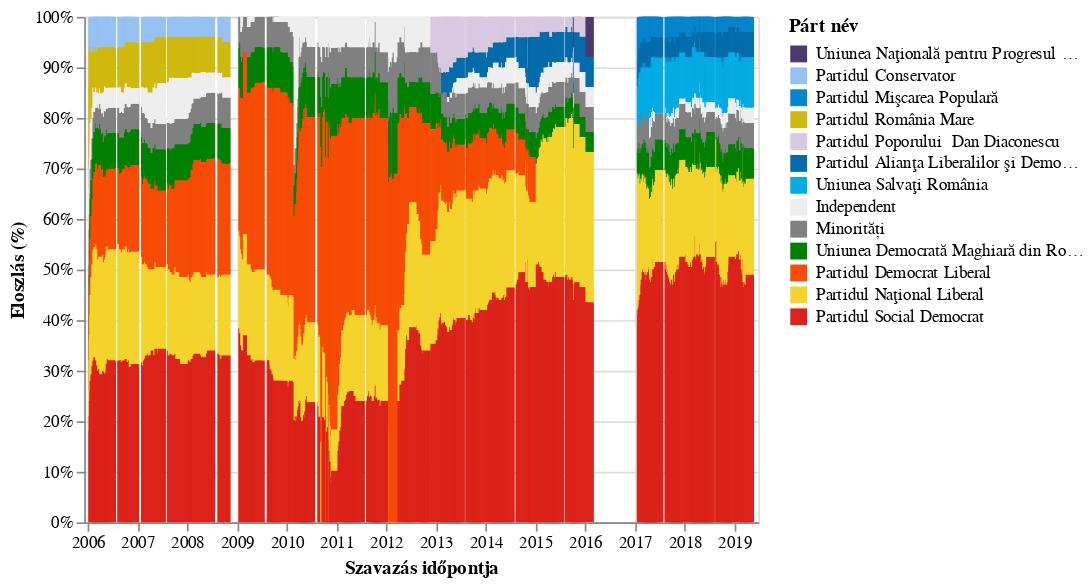

The cell this chart's notebook holds for it:
### Code cell
alt.Chart(du).mark_bar().encode(
    x="Szavazás időpontja:T",
    y=alt.Y("Eloszlás (%):Q",stack='normalize'),
    color=alt.Color("Párt név:N",scale=alt.Scale(domain=do,range=ra)),
    order=alt.Order("Order"),
    tooltip=['Dátum', 'Párt', 'Szavazatok','Eloszlás (%)']
).interactive()

### Figure 1 — Vega-Lite specification as saved in the notebook (floating-point values rounded to 4 significant figures; data arrays with more than 128 entries replaced by an {"elided": "..."} marker saying what was removed)
{"$schema": "https://vega.github.io/schema/vega-lite/v2.6.0.json", "config": {"view": {"height": 300, "width": 400}}, "data": {"name": "data-d26d0cd5c904de9b99a226008fa850ec"}, "datasets": {"data-d26d0cd5c904de9b99a226008fa850ec": {"elided": "3844 records"}}, "encoding": {"color": {"field": "Párt név", "scale": {"domain": ["Uniunea Naţională pentru Progresul României", "Partidul Conservator", "Partidul Mişcarea Populară", "Partidul România Mare", "Partidul Poporului  Dan Diaconescu", "Partidul Alianţa Liberalilor şi Democraţilor", "Uniunea Salvaţi România", "Independent", "Minorități", "Uniunea Democrată Maghiară din România", "Partidul Democrat Liberal", "Partidul Naţional Liberal", "Partidul Social Democrat"], "range": ["#4b386d", "#96c2f2", "#0484cc", "#d1b80e", "#d7c9e0", "#046cab", "#04abe4", "#eeeeee", "grey", "green", "#f74c06", "#f4d42c", "#db231b"]}, "type": "nominal"}, "order": {"field": "Order", "type": "quantitative"}, "tooltip": [{"field": "Dátum", "type": "nominal"}, {"field": "Párt", "type": "nominal"}, {"field": "Szavazatok", "type": "quantitative"}, {"field": "Eloszlás (%)", "type": "quantitative"}], "x": {"field": "Szavazás időpontja", "type": "temporal"}, "y": {"field": "Eloszlás (%)", "stack": "normalize", "type": "quantitative"}}, "mark": "bar", "selection": {"selector001": {"bind": "scales", "encodings": ["x", "y"], "mark": {"fill": "#333", "fillOpacity": 0.125, "stroke": "white"}, "on": "[mousedown, window:mouseup] > window:mousemove!", "resolve": "global", "translate": "[mousedown, window:mouseup] > window:mousemove!", "type": "interval", "zoom": "wheel!"}}}
